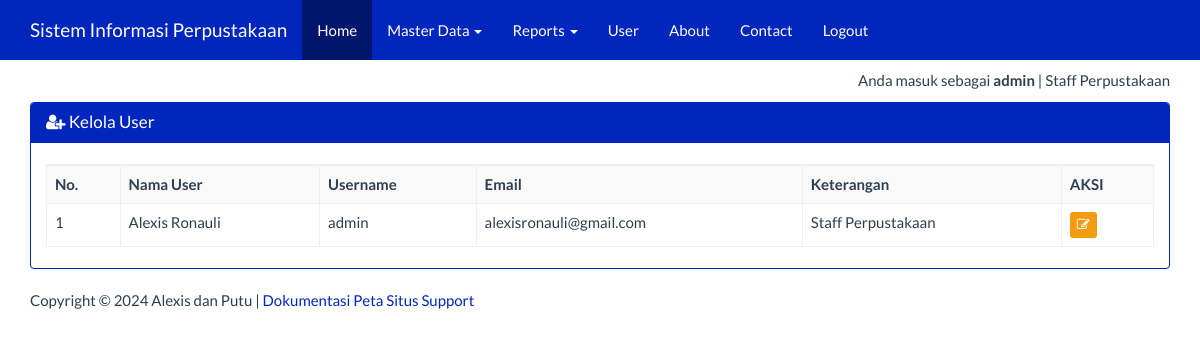
The page /?page=user&actions=tampil (signed in) on the database its author committed.
### tables this page shows
CREATE TABLE IF NOT EXISTS `user` (
  `username` varchar(25) NOT NULL,
  `paswd` varchar(50) NOT NULL,
  `email` varchar(50) NOT NULL,
  `nama` varchar(50) NOT NULL,
  `level` int(1) NOT NULL,
  `ket` varchar(50) NOT NULL,
  PRIMARY KEY (`username`)
);

### views/user_tampil.php (the view, shortened to what this page needs)
<div class="container">
    <div class="row">
        <div class="col-xs-12">
            <div class="panel panel-success">
                <div class="panel-heading">
                    <h3 class="panel-title"><span class="fa fa-user-plus"></span> Kelola User</h3>
                </div>
                <div class="panel-body">
                    <table id="dtskripsi" class="table table-bordered table-striped table-hover">
                        <tbody>
                          <tr>
                              <th>No.</th><th>Nama User</th><th>Username</th><th>Email</th><th>Keterangan</th><th>AKSI</th>
                          </tr>
                            <?php
                            $sql = "SELECT * FROM user";
                            $query = mysqli_query($koneksi, $sql) or die("SQL Anda Salah");
                            $nomor = 0;
                            while ($data = mysqli_fetch_array($query)) {
                                $nomor++;
                                ?>
                                <tr>
                                    <td><?= $nomor ?></td>
									                  <td><?= $data['nama'] ?></td>
									                  <td><?= $data['username'] ?></td>
									                  <td><?= $data['email'] ?></td>
                                    <td><?= $data['ket'] ?> </td>
                                    <td>
                                        <a href="?page=user&actions=edit&uid=<?= $data['username'] ?>" class="btn btn-warning btn-xs">
                                            <span class="fa fa-edit"></span>
                                        </a>
                                    </td>
                                </tr>
                            <?php } ?>
                        </tbody>
                    </table>
                </div>
            </div>
        </div>
    </div>
</div>

### index.php (style rules this page uses)
body { margin-top:70px; }

### rows shown on the page
user: nama "Alexis Ronauli", username "admin", email "alexisronauli@gmail.com", ket "Staff Perpustakaan"

### other values the page prints
$_SESSION['username'] "admin"
$_SESSION['ket'] "Staff Perpustakaan"
